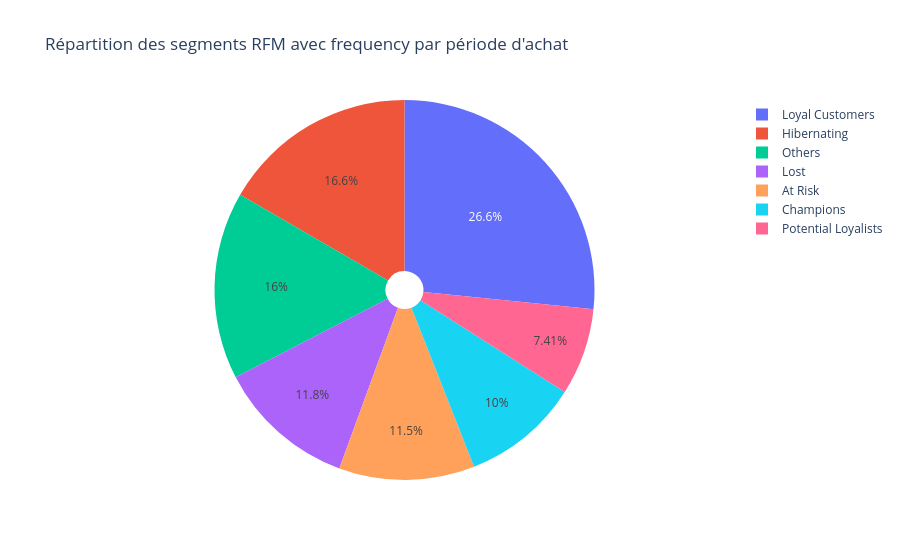

The code cell stored with this chart in its notebook:
### Code cell
import plotly.express as px

fig = px.pie(
    df_rfm,
    names='customer_segment',
    title="Répartition des segments RFM avec frequency par période d'achat",
    hole=0.1
)
fig.show()

### Figure 1 — Plotly figure (JSON) as saved in the notebook; plotly's stock layout.template omitted (floating-point values rounded to 4 significant figures; data arrays with more than 128 entries replaced by an {"elided": "..."} marker saying what was removed)
{"data": [{"domain": {"x": [0, 1], "y": [0, 1]}, "hole": 0.1, "hovertemplate": "customer_segment=%{label}<extra></extra>", "labels": {"elided": "96478 str values"}, "legendgroup": "", "name": "", "showlegend": true, "type": "pie"}], "layout": {"legend": {"tracegroupgap": 0}, "title": {"text": "Répartition des segments RFM avec frequency par période d'achat"}}}
